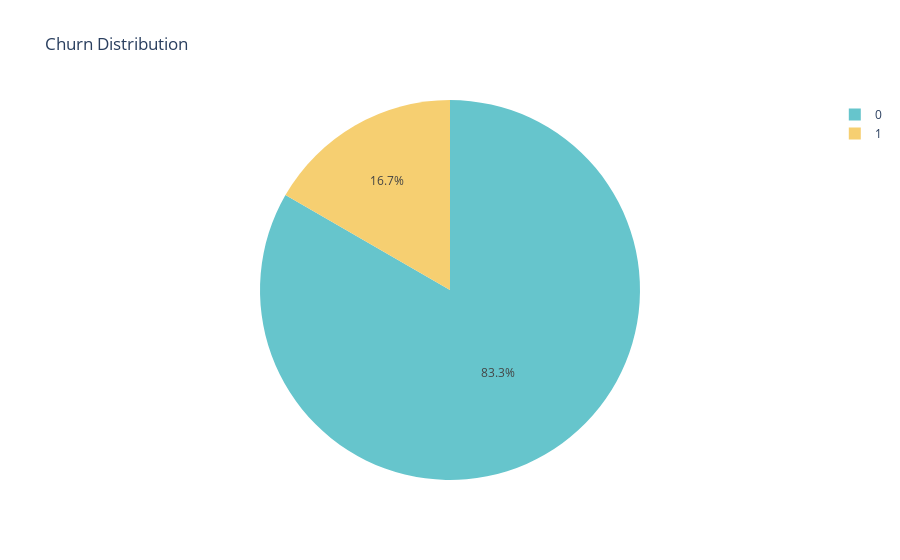

Here is the notebook cell this chart was saved with:
### Markdown cell above
# Interactive pie chart of churn distribution

### Code cell
fig = px.pie(churn_data, names='Churn', title='Churn Distribution', color_discrete_sequence=px.colors.qualitative.Pastel)
fig.show()

### Figure 1 — Plotly figure (JSON) as saved in the notebook; plotly's stock layout.template omitted (floating-point values rounded to 4 significant figures; data arrays with more than 128 entries replaced by an {"elided": "..."} marker saying what was removed)
{"data": [{"domain": {"x": [0, 1], "y": [0, 1]}, "hovertemplate": "Churn=%{label}<extra></extra>", "labels": {"elided": "900 int values"}, "legendgroup": "", "name": "", "showlegend": true, "type": "pie"}], "layout": {"autosize": true, "legend": {"tracegroupgap": 0}, "piecolorway": ["rgb(102, 197, 204)", "rgb(246, 207, 113)", "rgb(248, 156, 116)", "rgb(220, 176, 242)", "rgb(135, 197, 95)", "rgb(158, 185, 243)", "rgb(254, 136, 177)", "rgb(201, 219, 116)", "rgb(139, 224, 164)", "rgb(180, 151, 231)", "rgb(179, 179, 179)"], "title": {"text": "Churn Distribution"}}}
